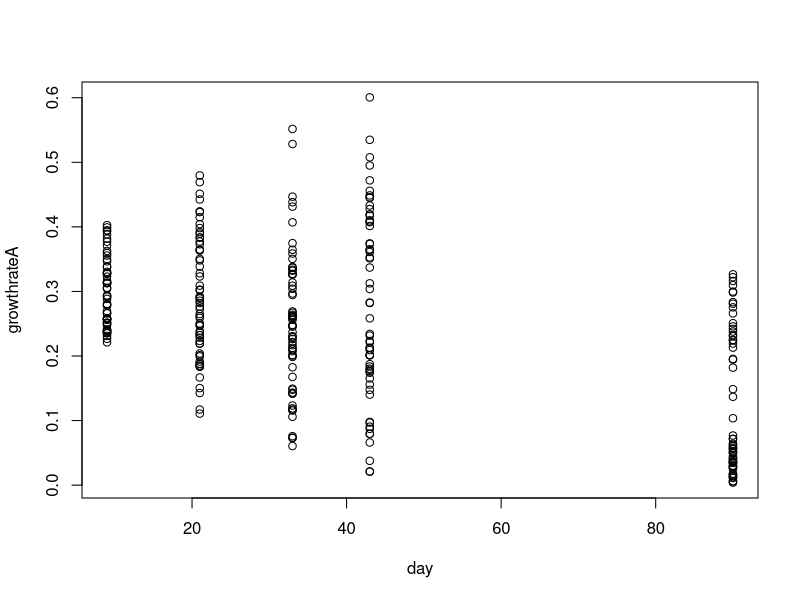
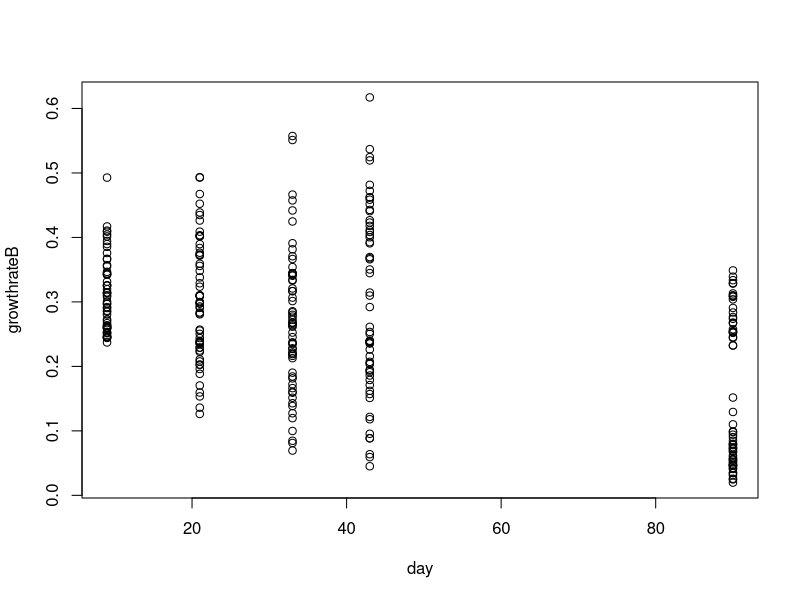
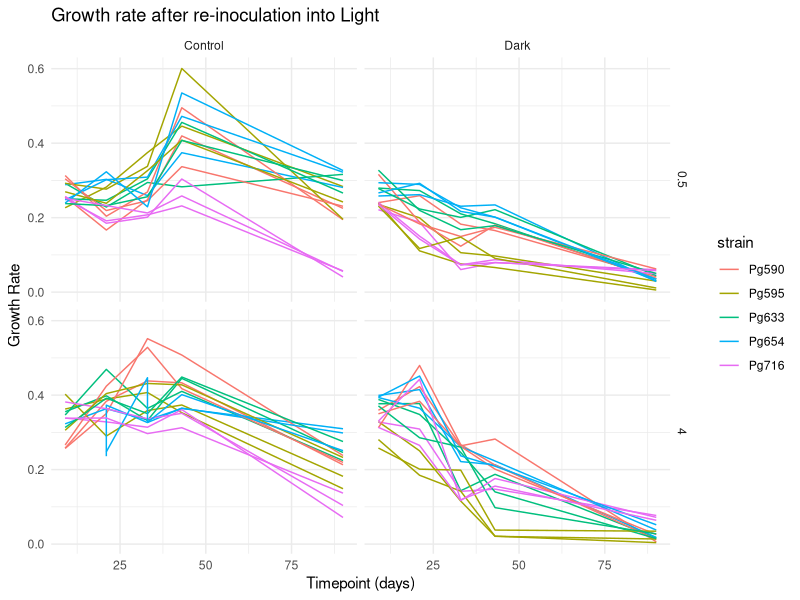
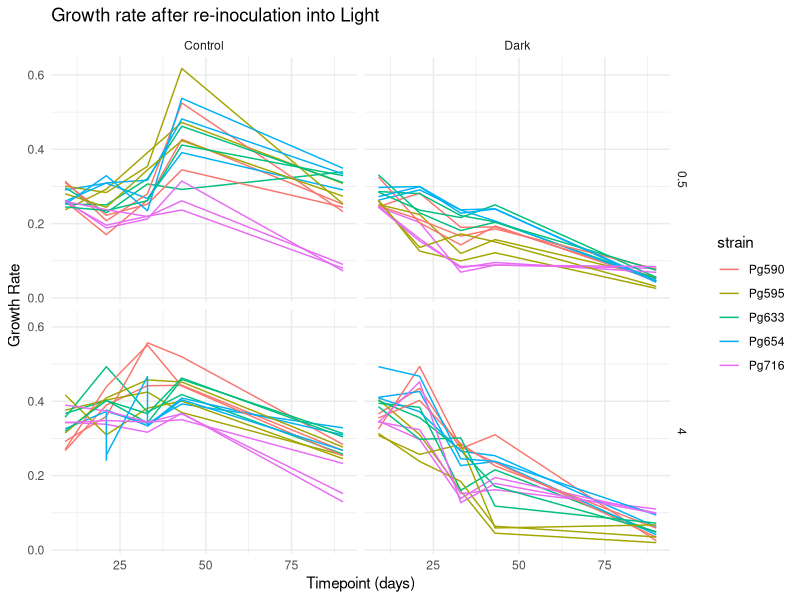
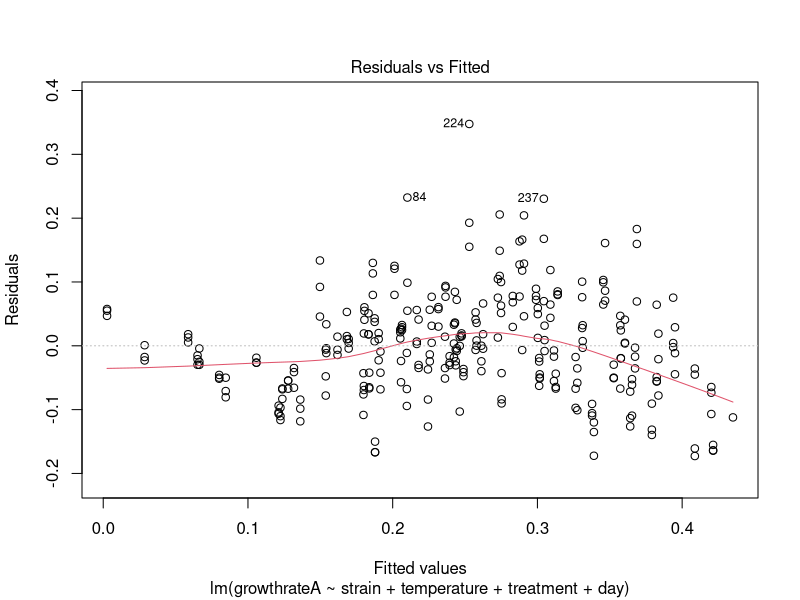
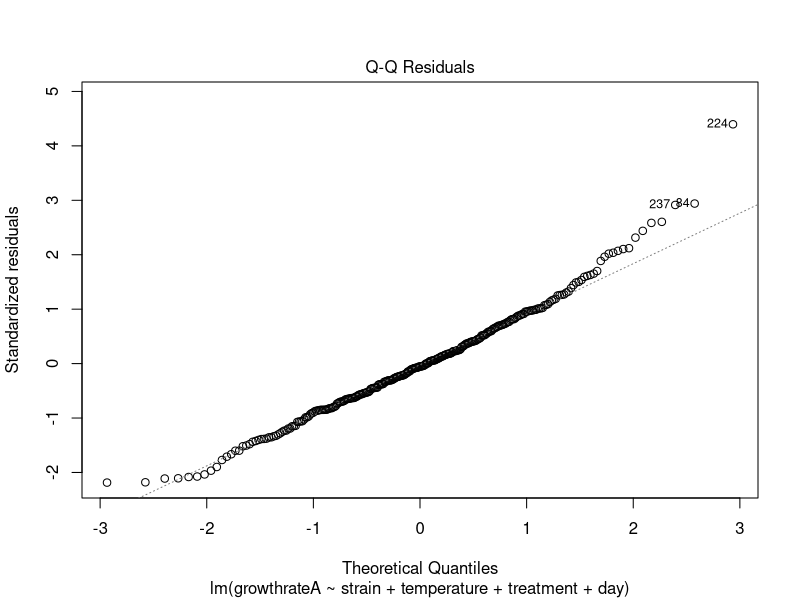
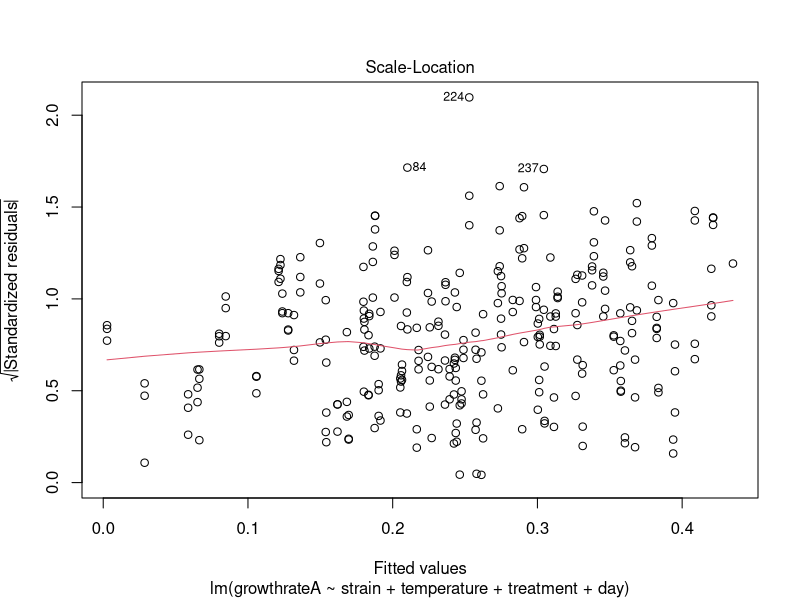
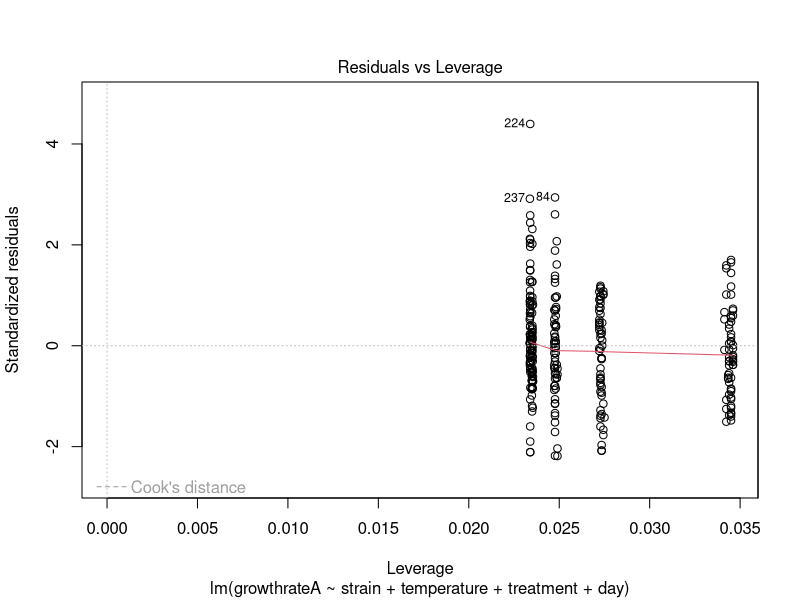

These charts were generated, in order, by the following R code:
## Growth Rate after re-illumination Analysis

####Step 1: To begin with we will load the packages necessary for data manipulation and analysis:

library(lme4)
library(ggplot2)
library(glmmTMB)
library(dplyr)
library(tidyverse)
library(lmerTest)
install.packages("lmerTest")
library(lmerTest)


####Step 2: Next I will load in the the required dataset (here named "GRData5"):
GRData5 <- read_csv("data/GRData5.csv")
#this dataset contains all the necessary columns and data for the analysis in this R code file.

#and adjust the format of the dataset if necessary using the following code:

names(GRData5)[1] <- "ID"

GRData5$strain <- as.factor(GRData5$strain)



####Step 3: I want to quickly visualise the data:

plot(growthrateA~day, data =GRData5)

plot(growthrateB~day, data = GRData5)

#Note that growthrateA is NOT corrected for mortliaty, growthrateB IS corrected for mortality

## Now I will properly visualise the data:

## Raw Growth Rates

ggplot(GRData5, aes(x = day, y = growthrateA, color = strain, group = interaction(strain, replicate))) +
  geom_line() +
  facet_grid(temperature ~ treatment) +
  labs(title = "Growth rate after re-inoculation into Light",
       x = "Timepoint (days)",
       y = "Growth Rate") +
  theme_minimal()

## Corrected Growth Rates

ggplot(GRData5, aes(x = day, y = growthrateB, color = strain, group = interaction(strain, replicate))) +
  geom_line() +
  facet_grid(temperature ~ treatment) +
  labs(title = "Growth rate after re-inoculation into Light",
       x = "Timepoint (days)",
       y = "Growth Rate") +
  theme_minimal()



####Step 4: Statistical analysis:

#I will start with a simple linear model of my hypothesis, that growth rate declines with time spent in the dark

#An initial simple model:
GRAMod1 <- lm(growthrateA ~ strain + temperature + treatment + day, data = GRData5)
summary(GRAMod1)

#let's take a look at model diagnostics
plot(GRAMod1)
#not too bad, but could be better


## I need to check the distribution of the response variable

hist(GRData5$growthrateA)

hist(GRData5$growthrateB)
# this approaches normality, which means I can proceed with linear models


#So now I will proceed to a model that camptures the extent of my hypothesis

GRBMod4 <- lm(growthrateB ~ temperature*treatment*day + strain, data = GRData5)
summary(GRBMod4)

#I want to check the model diagnostics
plot(GRBMod4)

plot(fitted(GRBMod4), residuals(GRBMod4))
abline(h = 0, col = "red")

qqnorm(residuals(GRBMod4))
qqline(residuals(GRBMod4), col = "red")
#which are acceptable

## Deviance and AIC
deviance(GRBMod4)
#1.398032
AIC(GRBMod4)
#-733.2519


# And check the overdispersion
overdispersion <- deviance(GRBMod4) / df.residual(GRBMod4)
overdispersion
#0.004854279
#practically no overdispersion, great



####Step 5: Interpreting coefficients from the model:

# Calculating the Variation attributable to each component of the model

anova(GRBMod4)


## Prop. of total variation = Sum of squares for the variable/total sum of squares

GRanova_table <- anova(GRBMod4)

GRSS_total <- sum(GRanova_table$'Sum Sq')

# now calculate the proportion for each component:

GRanova_table$Proportion <- GRanova_table$"Sum Sq"/ GRSS_total

GRanova_table

#growth rate for strain 716 after 60 days of darkness at 1C:
GR716 = 0.2937110 + (1*0.0323467) + (-0.0204134) + (60*0.0001329) + (1*0.0027184) + (1*60*-0.0003536) + (60*-0.0024276) + (60*1*-0.0000767) + (-0.0623062)
GR716
# = 0.0825565

#growth rate for strain 590 after 90 days of darkness at 1C:
GR590 = 0.2937110 + (1*0.0323467) + (-0.0204134) + (60*0.0001329) + (1*0.0027184) + (1*60*-0.0003536) + (60*-0.0024276) + (60*1*-0.0000767)
GR590
# = 0.1448627

## Concentration calculation: Nt = N0 * e^(mu*t)

Nt716 = 100 * exp(0.0825565*7)
Nt716
# = 178.2284

Nt590 = 100 * exp(0.1448627*7)
Nt590
# = 275.6713

#fold difference:
Nt590/Nt716
# = 1.546731


##### At 4C:
#####growth rate for strain 716 after 60 days of darkness at 4C:
GR716_4C = 0.2937110 + (4*0.0323467) + (-0.0204134) + (60*0.0001329) + (4*0.0027184) + (4*60*-0.0003536) + (60*-0.0024276) + (60*4*-0.0000767) + (-0.0623062)
GR716_4C
# = 0.1102978

#growth rate for strain 590 after 90 days of darkness at 1C:
GR590_4C = 0.2937110 + (4*0.0323467) + (-0.0204134) + (60*0.0001329) + (4*0.0027184) + (4*60*-0.0003536) + (60*-0.0024276) + (60*4*-0.0000767)
GR590_4C
# = 0.172604

## Concentration calculation: Nt = N0 * e^(mu*t)

Nt716 = 100 * exp(0.0825565*7)
Nt716
# = 178.2284

Nt590 = 100 * exp(0.1448627*7)
Nt590
# = 275.6713

#fold difference:
Nt590/Nt716
# = 1.546731



####Step 6: Making a graph to represent model results:

## Load necessary libraries:
library(dplyr)
library(tidyr)
library(ggplot2)
library(gridExtra)


# Define colorblind-friendly palette
colorblind_palette <- c("#E69F00", "#56B4E9", "#009E73", "#F0E442", "#0072B2", "#D55E00", "#CC79A7")


# Calculate growth rates (based on my data)
GRData1 <- GRData5 %>%
  group_by(strain, treatment, temperature, replicate) %>%
  arrange(day) %>%
  mutate(growth_rate = growthrateB) %>%
  filter(!is.na(growth_rate))

# Fit the linear models to the growth rates
regression_models <- GRData1 %>%
  group_by(strain, treatment, temperature) %>%
  do(model = lm(growth_rate ~ day, data = .))

# Create predictions for plotting trend lines
predictions <- regression_models %>%
  ungroup() %>%
  rowwise() %>%
  mutate(pred_data = list(
    data.frame(day = seq(min(GRData1$day), max(GRData1$day), length.out = 100),
               growth_rate = predict(model, newdata = data.frame(day = seq(min(GRData1$day), max(GRData1$day), length.out = 100)))
    )
  )) %>%
  unnest(pred_data)

# Calculate mean and standard error for plotting points
summary_data <- GRData1 %>%
  group_by(strain, treatment, temperature, day) %>%
  summarize(
    mean_growth_rate = mean(growth_rate, na.rm = TRUE),
    sd_growth_rate = sd(growth_rate, na.rm = TRUE),
    n = n(),
    se_growth_rate = sd_growth_rate / sqrt(n),
    .groups = 'drop'
  )

# Function to create plots by temperature
create_plot <- function(summary_data, predictions, temperature, title) {
  summary_filtered <- filter(summary_data, temperature == !!temperature)
  predictions_filtered <- filter(predictions, temperature == !!temperature)
  
  ggplot() +
    geom_line(data = predictions_filtered, aes(x = day, y = growth_rate, color = strain, linetype = treatment), size = 1.2) +
    geom_point(data = summary_filtered, aes(x = day, y = mean_growth_rate, color = strain, shape = treatment), size = 4, stroke = 1.5) +
    geom_errorbar(data = summary_filtered, aes(x = day, ymin = mean_growth_rate - se_growth_rate, ymax = mean_growth_rate + se_growth_rate), width = 0.3) +
    labs(
      x = "Day",
      y = "Growth Rate",
      color = "Strain",
      shape = "Light Treatment",
      linetype = "Light Treatment"
    )+ scale_color_manual(values = colorblind_palette) +
    theme_minimal() +
    theme(
      legend.title = element_text(size = 13),
      legend.text = element_text(size = 13),
      axis.title = element_text(size = 15),
      axis.text = element_text(size = 15),
      panel.grid.major = element_line(color = "gray90"),
      panel.grid.minor = element_line(color = "gray95")
    )
}

# Create plots for each temperature
plot_temp_1 <- create_plot(summary_data, predictions, 0.5, "Growth Rate at 1C Temperature")
plot_temp_4 <- create_plot(summary_data, predictions, 4, "Growth Rate at 4C Temperature")

# Combine plots into one display
grid.arrange(plot_temp_1, plot_temp_4, ncol = 2, nrow = 1)


#Yup
